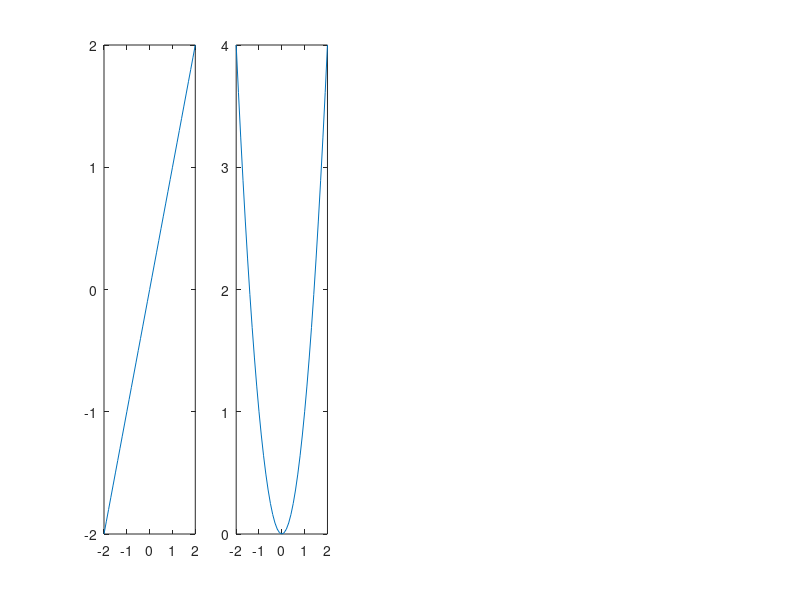

This figure's MATLAB source:
%{ 
 Plot randomly 5 times.
 plot(rand(4))
 F = getframe;
%}

%{
Z = peaks;
surf(Z)
axis tight manual
ax = gca;
ax.NextPlot = 'replaceChildren';

loops = 40;
F(loops) = struct('cdata',[],'colormap',[]);
for j = 1:loops
    X = sin(j*pi/10)*Z;
    surf(X,Z)
    drawnow
    F(j) = getframe(gcf);
end

fig = figure;
movie(fig,F,2)
%}

%  Plotting matricse on the same plot
close all
c=-2:0.1:2;
figure('position', [0, 0, 1500, 1000])  % left, bottom, width, height
subplot(1,5,1)
plot(c,c);
subplot(1,5,2)
plot(c,c.^2)
